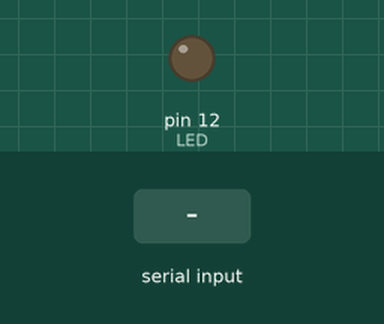
This sketch was run on a simulated Arduino Uno, built with avr-gcc and run on an emulated ATmega328P. Shown: output pins drawn as LEDs (lit = HIGH). Inputs (shaded band) come from the test bench.

Above: at 1.2 s.
1.3 s: "1" received over Serial
At 2.5 s:
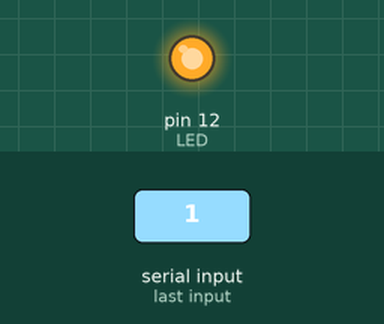
2.8 s: "2" received over Serial
At 3.8 s:
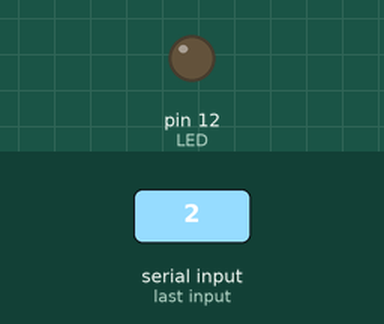
Timing chart, 0 to 5.8 s (numbered marks = the images above; inputs shaded):
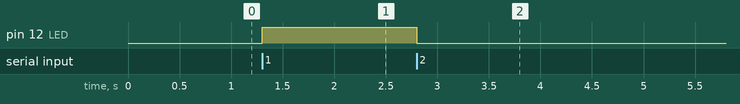

The sketch:

2daPractica_2_Receptor.ino
```cpp
//Receptor
  const int LED = 12;

  void setup()
  {
    Serial.begin(9600);
    pinMode(LED, OUTPUT);
  }

  void loop()
  {
    if (Serial.available() > 0)
    {
       char estado = Serial.read();
      if (estado == '1')
      {
        digitalWrite(LED, HIGH);
      }

      if (estado == '2')
      {
        digitalWrite(LED, LOW);
      }
    }
  }
```

Measured:
- after the input at 1.3 s, pin 12 (LED): LOW → HIGH at once
- after the input at 2.8 s, pin 12 (LED): HIGH → LOW at once
